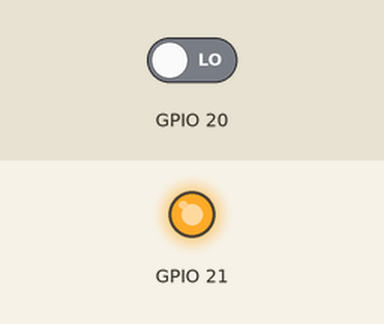
The program below on a simulated Raspberry Pi (BCM pin numbers). Parts: output pins drawn as LEDs (lit = HIGH). The test bench sets the inputs (shaded band); at power-on: GPIO 20 LOW. What the program prints to the terminal is not drawn.

Above: at 1.2 s.
1.3 s: GPIO 20 driven HIGH
At 2.5 s:
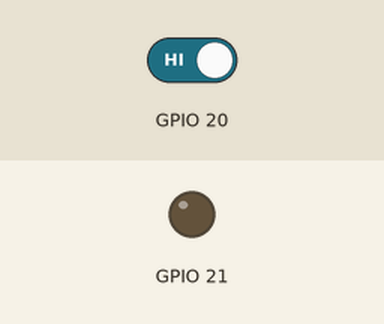
2.8 s: GPIO 20 driven LOW
At 3.9 s:
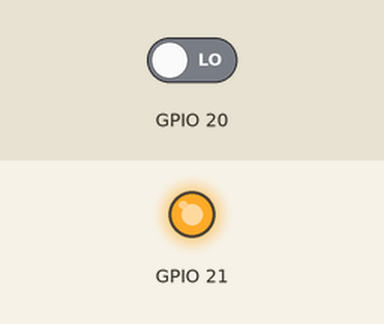
Timing chart, 0 to 5.8 s (numbered marks = the images above; inputs shaded):
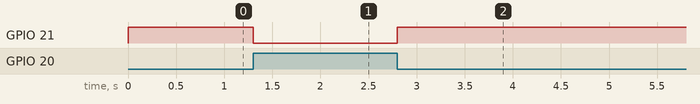

Measured:
- after the input at 1.3 s, GPIO 21: HIGH → LOW at once
- after the input at 2.8 s, GPIO 21: LOW → HIGH at once

The program:

EyS.py
```python
import RPi.GPIO as GPIO
import time

GPIO.setwarnings(False)
GPIO.setmode(GPIO.BCM)
GPIO.setup(21,GPIO.OUT)
GPIO.setup(20,GPIO.IN)

while True:
    if GPIO.input(20):
        GPIO.output(21,False)
        print("Interrupcion")
    else:
        GPIO.output(21,True)
        print("Continuidad")

GPIO.cleanup()
```
